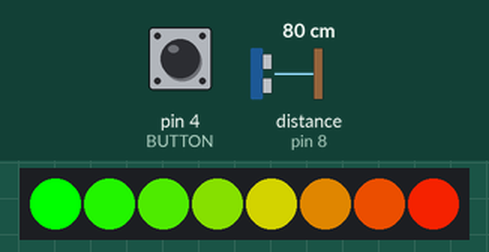
Simulated run of this sketch. Board: Arduino Uno, built with avr-gcc and run on an emulated ATmega328P. On the bench: 8 RGB LEDs in strip order, left to right. Wiring (inferred from the names in the program): ultrasonic range finder: trigger pin 9; echo pin 8. The inputs (shaded band) are chosen by the test bench; at power-on: distance to the obstacle (sensor on pin 8) 80 cm, pin 4 (BUTTON) LOW. The echo pulse lasts 58.3 µs per cm; dim RGB values are drawn brighter than linear.

Above: at 1.7 s.
1.8 s: distance to the obstacle (sensor on pin 8) set to 2 cm
At 1.87 s:
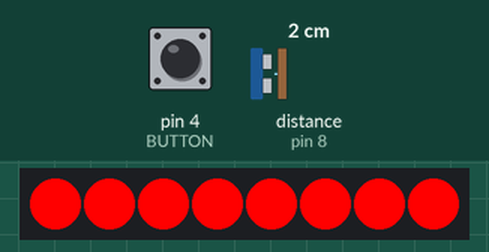
3.6 s: distance to the obstacle (sensor on pin 8) set to 60 cm
At 4.5 s:
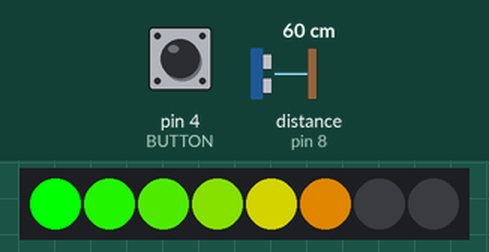
5.1 s: pin 4 (BUTTON) pulled HIGH for 3.2 s
At 6.9 s:
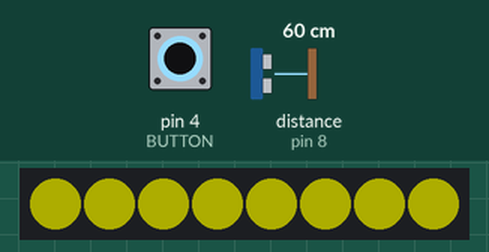
9.8 s: distance to the obstacle (sensor on pin 8) set to 250 cm
At 10.7 s:
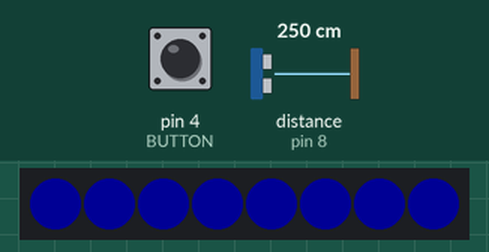
11.4 s: pin 4 (BUTTON) pulled HIGH for 0.15 s
At 11.8 s:
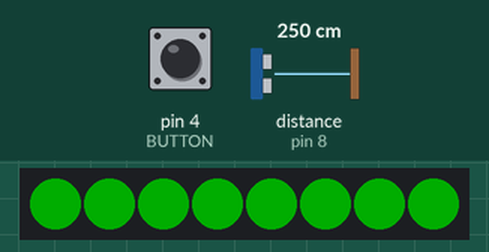
Timing chart, 0 to 14.1 s (numbered marks = the images above; inputs shaded):
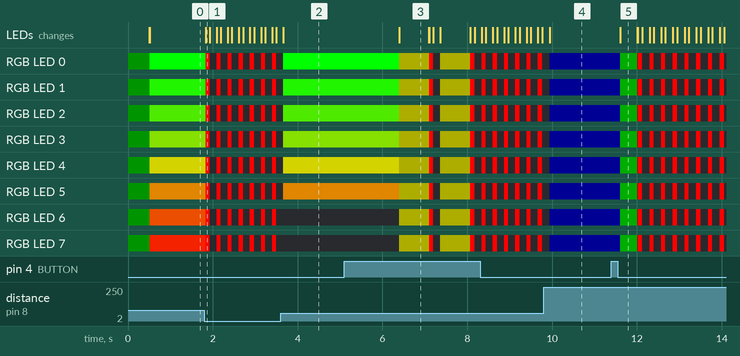

Measured:
- after the input at 1.8 s, RGB LED 0–7: alternates RGB(255, 0, 0) for 0.10 s and off for 0.16 s, starting at once; the LEDs: change at once (image 1)
- after the input at 3.6 s, the LEDs: change after 0.07 s (image 2)
- after the input at 9.8 s, the LEDs: change after 0.14 s (image 4)
- after the input at 11.4 s, the LEDs: change after 0.20 s (image 5)
- what the display in image 3 shows lasts 0.7 s, from 6.4 s to 7.1 s
- what the display in image 5 shows lasts 0.4 s, from 11.6 s to 12.0 s

The sketch:

Auto_Calabration_1.ino
```cpp
#include <Adafruit_NeoPixel.h>

#define LED_PIN A0
#define NUM_LEDS 8
#define TRIG 9
#define ECHO 8
#define BUTTON 4

Adafruit_NeoPixel strip(NUM_LEDS, LED_PIN, NEO_GRB + NEO_KHZ800);

float dashboard_offset_cm = 0;
float desired_stop_cm = 35;


unsigned long buttonDownTime = 0;
bool buttonWasDown = false;

float getDistanceCM() {
  digitalWrite(TRIG, LOW);
  delayMicroseconds(4);
  digitalWrite(TRIG, HIGH);
  delayMicroseconds(10);
  digitalWrite(TRIG, LOW);

  long duration = pulseIn(ECHO, HIGH, 30000);
  if (duration == 0) return 999;

  return duration * 0.0343 / 2;
}

void setAll(uint8_t r, uint8_t g, uint8_t b) {
  for (int i = 0; i < NUM_LEDS; i++) strip.setPixelColor(i, r, g, b);
  strip.show();
}

void setup() {
  pinMode(TRIG, OUTPUT);
  pinMode(ECHO, INPUT);
  pinMode(BUTTON, INPUT);

  strip.begin();
  strip.show();

  setAll(0, 20, 0);
  delay(500);
  setAll(0, 0, 0);
}

void handleCalibration() {
  bool pressed = digitalRead(BUTTON);

  if (pressed && !buttonWasDown) {
    buttonDownTime = millis();
  }

  if (!pressed && buttonWasDown) {
    unsigned long delta = millis() - buttonDownTime;

    if (delta < 600) {

      dashboard_offset_cm = getDistanceCM();
      setAll(0, 50, 0);
      delay(400);
      setAll(0, 0, 0);
    }
  }

  if (pressed && (millis() - buttonDownTime > 1200)) {

    desired_stop_cm = getDistanceCM() - dashboard_offset_cm;
    if (desired_stop_cm < 5) desired_stop_cm = 5;

    setAll(50, 50, 0);
    delay(700);
    setAll(0, 0, 0);
  }

  buttonWasDown = pressed;
}

void displayDistance(float dist) {

  if (dist > 150) {
    setAll(0, 0, 20);
    return;
  }

  float percent = dist / desired_stop_cm;
  if (percent < 0) percent = 0;
  if (percent > 1) percent = 1;

  int leds_to_light = round(percent * NUM_LEDS);

  for (int i = 0; i < NUM_LEDS; i++) {
    if (i < leds_to_light) {

      float t = float(i) / NUM_LEDS;
      uint8_t r = t * 255;
      uint8_t g = (1.0 - t) * 255;
      strip.setPixelColor(i, r, g, 0);
    } else {
      strip.setPixelColor(i, 0, 0, 0);
    }
  }


  if (dist < 15) {
    for (int i = 0; i < NUM_LEDS; i++) strip.setPixelColor(i, 255, 0, 0);
  }


  if (dist <= 0) {
    for (int i = 0; i < NUM_LEDS; i++) strip.setPixelColor(i, 255, 0, 0);
    strip.show();
    delay(100);
    setAll(0, 0, 0);
    delay(100);
    return;
  }

  strip.show();
}

void loop() {
  handleCalibration();

  float raw = getDistanceCM();
  float front_distance = raw - dashboard_offset_cm;
  float dist_to_stop = front_distance - desired_stop_cm;

  displayDistance(dist_to_stop);

  delay(60);
}
```
